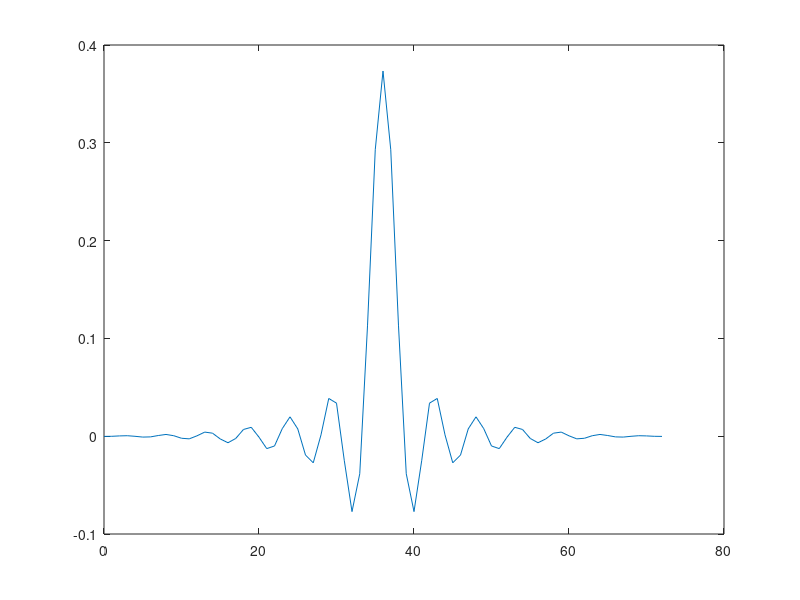

Write the MATLAB code that produced this figure.
h1 = [0.0002, 0.0001, -0.0001, -0.0005, -0.0011, -0.0017, -0.0019, ...
    -0.0016, -0.0005, 0.0015, 0.0040, 0.0064, 0.0079, 0.0075, 0.0046, ...
    -0.0009, -0.0084, -0.0164, -0.0227, -0.0248, -0.0203, -0.0079, ...
    0.0127, 0.0400, 0.0712, 0.1021, 0.1284, 0.1461, 0.1523, 0.1461, ...
    0.1284, 0.1021, 0.0712, 0.0400, 0.0127, -0.0079, -0.0203, -0.0248, ...
    -0.0227, -0.0164, -0.0084, -0.0009, 0.0046, 0.0075, 0.0079, 0.0064, ...
    0.0040, 0.0015, -0.0005, -0.0016, -0.0019, -0.0017, -0.0011, ...
    -0.0005, -0.0001, 0.0001, 0.0002];

h2 = [-0.0002, -0.0001, 0.0003, 0.0005, -0.0001, -0.0009, -0.0007, ...
    0.0007, 0.0018, 0.0005, -0.0021, -0.0027, 0.0004, 0.0042, 0.0031, ...
    -0.0028, -0.0067, -0.0023, 0.0069, 0.0091, -0.0010, -0.0127, ...
    -0.0100, 0.0077, 0.0198, 0.0075, -0.0193, -0.0272, 0.0014, 0.0386, ...
    0.0338, -0.0246, -0.0771, -0.0384, 0.1128, 0.2929, 0.3734, 0.2929, ...
    0.1128, -0.0384, -0.0771, -0.0246, 0.0338, 0.0386, 0.0014, -0.0272, ...
    -0.0193, 0.0075, 0.0198, 0.0077, -0.0100, -0.0127, -0.0010, 0.0091, ...
    0.0069, -0.0023, -0.0067, -0.0028, 0.0031, 0.0042, 0.0004, -0.0027, ...
    -0.0021, 0.0005, 0.0018, 0.0007, -0.0007, -0.0009, -0.0001, 0.0005, ...
    0.0003, -0.0001, -0.0002];

n = [0:56]
plot(n,h1)


n = [0:72]
plot(n,h2)
